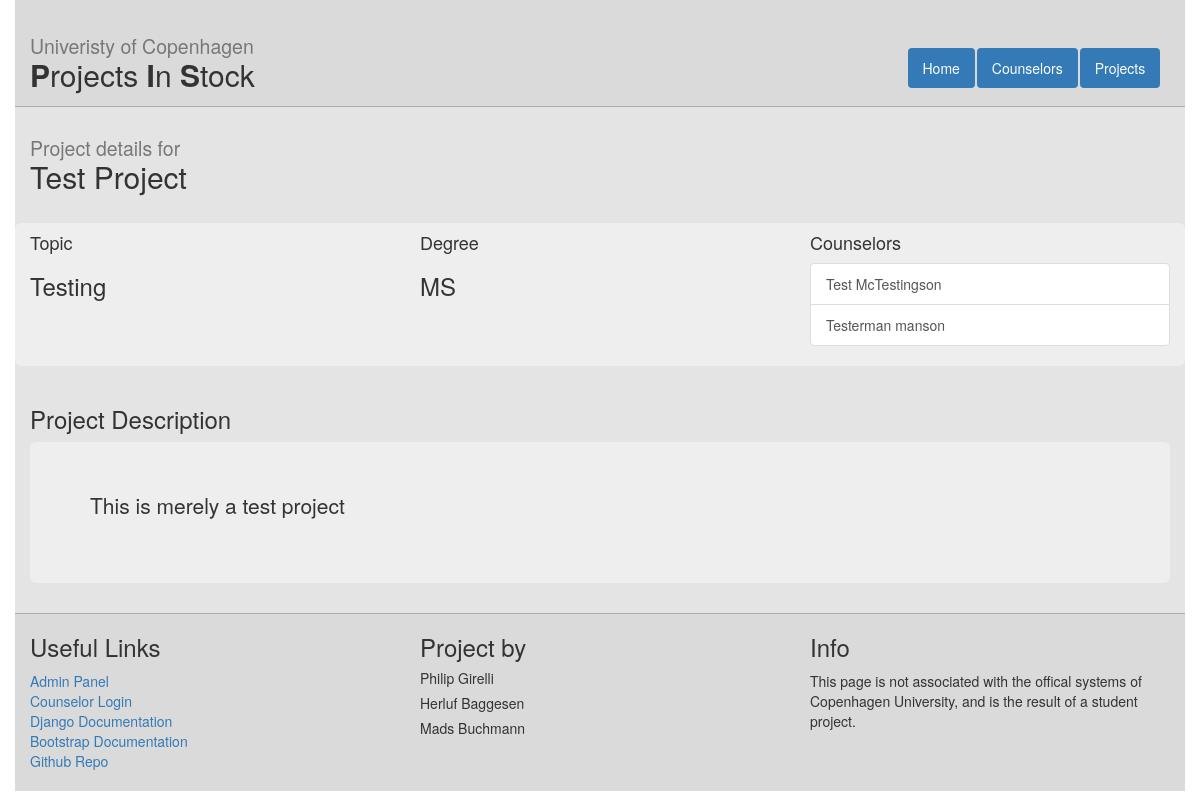
/projects/1/, run on an earlier commit of the app's database.
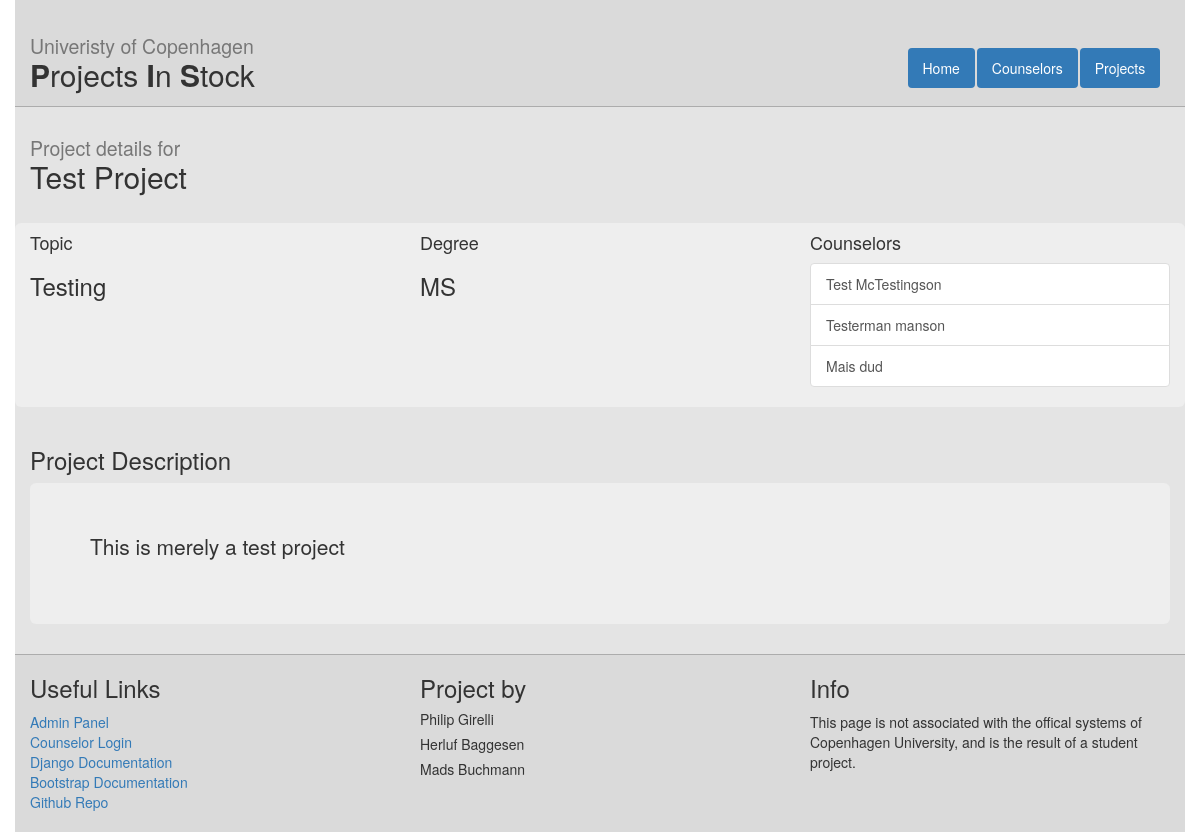
And on a later commit of the database.
### web/models.py (models this page shows, shortened)
class Counselor(models.Model):
    readonly_fields=('account_id',)
    name = models.CharField(max_length=255)
    email = models.EmailField()
    study_area = models.CharField(max_length=255)
    office = models.CharField(max_length=255)
    projects = models.ManyToManyField(Project)
    account_id = models.IntegerField(default=-1)

### web/views.py (the view)
# urls.py: url(r'^projects/(?P<project_id>[0-9]+)/$', views.project_detail, name='project_detail'),
def project_detail(request, project_id):
    proj = get_object_or_404(Project, id=project_id)
    context = {
        'project': proj
    }
    return render(request, 'web/project_detail.html', context)

### web/templates/web/project_detail.html
{%extends "web/master.html" %}
{% block content%}
  <h2><small>Project details for</small> <br />{{ project.title }}</h2>
<br />
  <div class="row info-box">
  <div class="col-md-4">
    <h4>Topic</h4>
    <h3>{{ project.topic }}</h3>
  </div>
  <div class="col-md-4">
    <h4>Degree</h4>
    <h3>{{ project.degree }}</h3>
  </div>
  <div class="col-md-4">
    <h4>Counselors</h4>
      <div class="list-group">
      {% for c in project.counselor_set.all %}
        <a class="list-group-item" href="{% url 'counselor_detail' c.id %}">{{ c.name }}</a>
      {% endfor %}
    </div>
  </div>
  </div>
  <br />
  <h3>Project Description</h3>
  <div class="jumbotron">
  <p>{{ project.description }}</p>
  </div>
{%endblock%}

What changed in the data, as far as the page shows it:
added Counselor: name "Mais dud"
